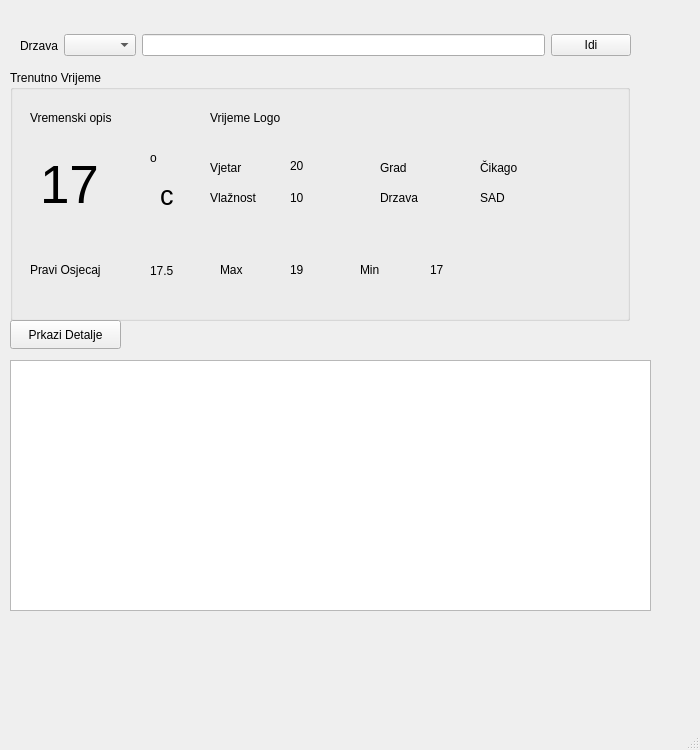
<?xml version="1.0" encoding="UTF-8"?>
<ui version="4.0">
 <class>MainWindow</class>
 <widget class="QMainWindow" name="MainWindow">
  <property name="geometry">
   <rect>
    <x>0</x>
    <y>0</y>
    <width>700</width>
    <height>750</height>
   </rect>
  </property>
  <property name="minimumSize">
   <size>
    <width>700</width>
    <height>750</height>
   </size>
  </property>
  <property name="maximumSize">
   <size>
    <width>700</width>
    <height>750</height>
   </size>
  </property>
  <property name="windowTitle">
   <string>MainWindow</string>
  </property>
  <widget class="QWidget" name="centralwidget">
   <widget class="QGroupBox" name="groupBox">
    <property name="geometry">
     <rect>
      <x>10</x>
      <y>70</y>
      <width>620</width>
      <height>251</height>
     </rect>
    </property>
    <property name="minimumSize">
     <size>
      <width>620</width>
      <height>0</height>
     </size>
    </property>
    <property name="maximumSize">
     <size>
      <width>620</width>
      <height>16777215</height>
     </size>
    </property>
    <property name="title">
     <string>Trenutno Vrijeme</string>
    </property>
    <widget class="QLabel" name="lblDeskripcija">
     <property name="geometry">
      <rect>
       <x>20</x>
       <y>40</y>
       <width>131</width>
       <height>16</height>
      </rect>
     </property>
     <property name="text">
      <string>Vremenski opis</string>
     </property>
    </widget>
    <widget class="QLabel" name="lblDeskripcijaImg">
     <property name="geometry">
      <rect>
       <x>200</x>
       <y>40</y>
       <width>111</width>
       <height>16</height>
      </rect>
     </property>
     <property name="text">
      <string>Vrijeme Logo</string>
     </property>
    </widget>
    <widget class="QLabel" name="lblTemperatura">
     <property name="geometry">
      <rect>
       <x>30</x>
       <y>80</y>
       <width>120</width>
       <height>70</height>
      </rect>
     </property>
     <property name="minimumSize">
      <size>
       <width>120</width>
       <height>70</height>
      </size>
     </property>
     <property name="maximumSize">
      <size>
       <width>120</width>
       <height>70</height>
      </size>
     </property>
     <property name="font">
      <font>
       <pointsize>40</pointsize>
      </font>
     </property>
     <property name="text">
      <string>17</string>
     </property>
    </widget>
    <widget class="QLabel" name="label_4">
     <property name="geometry">
      <rect>
       <x>140</x>
       <y>80</y>
       <width>49</width>
       <height>16</height>
      </rect>
     </property>
     <property name="text">
      <string>o</string>
     </property>
    </widget>
    <widget class="QLabel" name="label_5">
     <property name="geometry">
      <rect>
       <x>150</x>
       <y>100</y>
       <width>51</width>
       <height>51</height>
      </rect>
     </property>
     <property name="font">
      <font>
       <pointsize>20</pointsize>
      </font>
     </property>
     <property name="text">
      <string>c</string>
     </property>
    </widget>
    <widget class="QLabel" name="label_6">
     <property name="geometry">
      <rect>
       <x>200</x>
       <y>90</y>
       <width>49</width>
       <height>16</height>
      </rect>
     </property>
     <property name="text">
      <string>Vjetar</string>
     </property>
    </widget>
    <widget class="QLabel" name="lblVjetar">
     <property name="geometry">
      <rect>
       <x>280</x>
       <y>80</y>
       <width>41</width>
       <height>31</height>
      </rect>
     </property>
     <property name="text">
      <string>20</string>
     </property>
    </widget>
    <widget class="QLabel" name="label_8">
     <property name="geometry">
      <rect>
       <x>200</x>
       <y>120</y>
       <width>61</width>
       <height>16</height>
      </rect>
     </property>
     <property name="text">
      <string>Vlažnost</string>
     </property>
    </widget>
    <widget class="QLabel" name="lblVlaznost">
     <property name="geometry">
      <rect>
       <x>280</x>
       <y>120</y>
       <width>49</width>
       <height>16</height>
      </rect>
     </property>
     <property name="text">
      <string>10</string>
     </property>
    </widget>
    <widget class="QLabel" name="label_10">
     <property name="geometry">
      <rect>
       <x>370</x>
       <y>90</y>
       <width>71</width>
       <height>16</height>
      </rect>
     </property>
     <property name="text">
      <string>Grad</string>
     </property>
    </widget>
    <widget class="QLabel" name="label_11">
     <property name="geometry">
      <rect>
       <x>370</x>
       <y>120</y>
       <width>49</width>
       <height>16</height>
      </rect>
     </property>
     <property name="text">
      <string>Drzava</string>
     </property>
    </widget>
    <widget class="QLabel" name="lblGrad">
     <property name="geometry">
      <rect>
       <x>470</x>
       <y>90</y>
       <width>121</width>
       <height>16</height>
      </rect>
     </property>
     <property name="text">
      <string>Čikago</string>
     </property>
    </widget>
    <widget class="QLabel" name="lblDrzava_2">
     <property name="geometry">
      <rect>
       <x>470</x>
       <y>120</y>
       <width>141</width>
       <height>16</height>
      </rect>
     </property>
     <property name="text">
      <string>SAD</string>
     </property>
    </widget>
    <widget class="QLabel" name="label_3">
     <property name="geometry">
      <rect>
       <x>20</x>
       <y>190</y>
       <width>101</width>
       <height>20</height>
      </rect>
     </property>
     <property name="text">
      <string>Pravi Osjecaj</string>
     </property>
    </widget>
    <widget class="QLabel" name="lblPraviOsjecaj">
     <property name="geometry">
      <rect>
       <x>140</x>
       <y>190</y>
       <width>49</width>
       <height>21</height>
      </rect>
     </property>
     <property name="text">
      <string>17.5</string>
     </property>
    </widget>
    <widget class="QLabel" name="label_2">
     <property name="geometry">
      <rect>
       <x>210</x>
       <y>190</y>
       <width>63</width>
       <height>20</height>
      </rect>
     </property>
     <property name="text">
      <string>Max</string>
     </property>
    </widget>
    <widget class="QLabel" name="lblMax">
     <property name="geometry">
      <rect>
       <x>280</x>
       <y>190</y>
       <width>63</width>
       <height>20</height>
      </rect>
     </property>
     <property name="text">
      <string>19</string>
     </property>
    </widget>
    <widget class="QLabel" name="label_9">
     <property name="geometry">
      <rect>
       <x>350</x>
       <y>190</y>
       <width>63</width>
       <height>20</height>
      </rect>
     </property>
     <property name="text">
      <string>Min</string>
     </property>
    </widget>
    <widget class="QLabel" name="lblMin">
     <property name="geometry">
      <rect>
       <x>420</x>
       <y>190</y>
       <width>63</width>
       <height>20</height>
      </rect>
     </property>
     <property name="text">
      <string>17</string>
     </property>
    </widget>
   </widget>
   <widget class="QTextEdit" name="txtJsonString">
    <property name="geometry">
     <rect>
      <x>10</x>
      <y>360</y>
      <width>641</width>
      <height>251</height>
     </rect>
    </property>
   </widget>
   <widget class="QPushButton" name="btnPrikaziDetalje">
    <property name="geometry">
     <rect>
      <x>10</x>
      <y>320</y>
      <width>111</width>
      <height>29</height>
     </rect>
    </property>
    <property name="text">
     <string>Prkazi Detalje</string>
    </property>
   </widget>
   <widget class="QWidget" name="layoutWidget">
    <property name="geometry">
     <rect>
      <x>20</x>
      <y>30</y>
      <width>611</width>
      <height>31</height>
     </rect>
    </property>
    <layout class="QHBoxLayout" name="horizontalLayout">
     <item>
      <widget class="QLabel" name="lblDrzava">
       <property name="text">
        <string>Drzava</string>
       </property>
      </widget>
     </item>
     <item>
      <widget class="QComboBox" name="cmbDrzava"/>
     </item>
     <item>
      <widget class="QLineEdit" name="txtZipCode"/>
     </item>
     <item>
      <widget class="QPushButton" name="btnIdi">
       <property name="text">
        <string>Idi</string>
       </property>
      </widget>
     </item>
    </layout>
   </widget>
  </widget>
  <widget class="QMenuBar" name="menubar">
   <property name="geometry">
    <rect>
     <x>0</x>
     <y>0</y>
     <width>700</width>
     <height>26</height>
    </rect>
   </property>
  </widget>
  <widget class="QStatusBar" name="statusbar"/>
 </widget>
 <resources/>
 <connections/>
</ui>
